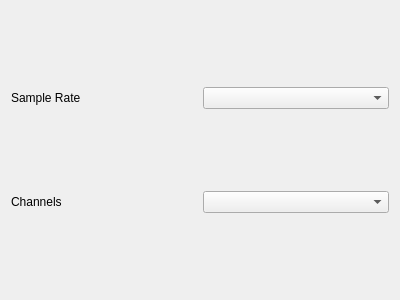
<?xml version="1.0" encoding="UTF-8"?>
<ui version="4.0">
 <class>FlacPanel</class>
 <widget class="QWidget" name="FlacPanel">
  <property name="geometry">
   <rect>
    <x>0</x>
    <y>0</y>
    <width>400</width>
    <height>300</height>
   </rect>
  </property>
  <property name="windowTitle">
   <string>Form</string>
  </property>
  <layout class="QGridLayout" name="gridLayout">
   <item row="0" column="0">
    <widget class="QLabel" name="label">
     <property name="text">
      <string>Sample Rate</string>
     </property>
    </widget>
   </item>
   <item row="0" column="1">
    <widget class="QComboBox" name="sampleRate"/>
   </item>
   <item row="1" column="0">
    <widget class="QLabel" name="label_2">
     <property name="text">
      <string>Channels</string>
     </property>
    </widget>
   </item>
   <item row="1" column="1">
    <widget class="QComboBox" name="channels"/>
   </item>
  </layout>
 </widget>
 <resources/>
 <connections/>
</ui>
